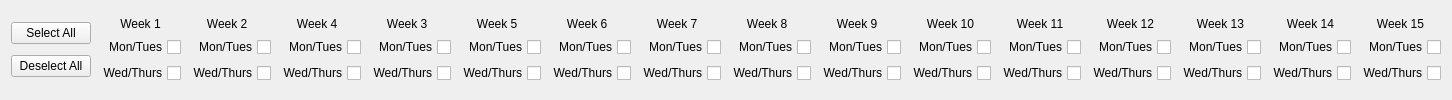
            <widget class="QWidget" name="tab_8">
             <attribute name="title">
              <string>Attendance</string>
             </attribute>
             <layout class="QGridLayout" name="gridLayout">
              <item row="0" column="0">
               <layout class="QVBoxLayout" name="verticalLayout_53">
                <item>
                 <widget class="QPushButton" name="selectAll">
                  <property name="text">
                   <string>Select All</string>
                  </property>
                 </widget>
                </item>
                <item>
                 <widget class="QPushButton" name="dSelect">
                  <property name="text">
                   <string>Deselect All</string>
                  </property>
                 </widget>
                </item>
               </layout>
              </item>
              <item row="0" column="1">
               <layout class="QVBoxLayout" name="verticalLayout_19">
                <item>
                 <widget class="QLabel" name="label_39">
                  <property name="maximumSize">
                   <size>
                    <width>16777215</width>
                    <height>20</height>
                   </size>
                  </property>
                  <property name="text">
                   <string>       Week 1</string>
                  </property>
                 </widget>
                </item>
                <item>
                 <widget class="QCheckBox" name="checkBox">
                  <property name="maximumSize">
                   <size>
                    <width>16777215</width>
                    <height>20</height>
                   </size>
                  </property>
                  <property name="layoutDirection">
                   <enum>Qt::RightToLeft</enum>
                  </property>
                  <property name="text">
                   <string>Mon/Tues</string>
                  </property>
                 </widget>
                </item>
                <item>
                 <widget class="QCheckBox" name="checkBox_16">
                  <property name="maximumSize">
                   <size>
                    <width>16777215</width>
                    <height>20</height>
                   </size>
                  </property>
                  <property name="layoutDirection">
                   <enum>Qt::RightToLeft</enum>
                  </property>
                  <property name="text">
                   <string>Wed/Thurs</string>
                  </property>
                 </widget>
                </item>
               </layout>
              </item>
              <item row="0" column="2">
               <layout class="QVBoxLayout" name="verticalLayout_20">
                <item>
                 <widget class="QLabel" name="label_40">
                  <property name="maximumSize">
                   <size>
                    <width>16777215</width>
                    <height>20</height>
                   </size>
                  </property>
                  <property name="text">
                   <string>      Week 2</string>
                  </property>
                 </widget>
                </item>
                <item>
                 <widget class="QCheckBox" name="checkBox_7">
                  <property name="maximumSize">
                   <size>
                    <width>16777215</width>
                    <height>20</height>
                   </size>
                  </property>
                  <property name="layoutDirection">
                   <enum>Qt::RightToLeft</enum>
                  </property>
                  <property name="text">
                   <string>Mon/Tues</string>
                  </property>
                 </widget>
                </item>
                <item>
                 <widget class="QCheckBox" name="checkBox_17">
                  <property name="maximumSize">
                   <size>
                    <width>16777215</width>
                    <height>20</height>
                   </size>
                  </property>
                  <property name="layoutDirection">
                   <enum>Qt::RightToLeft</enum>
                  </property>
                  <property name="text">
                   <string>Wed/Thurs</string>
                  </property>
                 </widget>
                </item>
               </layout>
              </item>
              <item row="0" column="3">
               <layout class="QVBoxLayout" name="verticalLayout_22">
                <item>
                 <widget class="QLabel" name="label_41">
                  <property name="maximumSize">
                   <size>
                    <width>16777215</width>
                    <height>20</height>
                   </size>
                  </property>
                  <property name="text">
                   <string>      Week 4</string>
                  </property>
                 </widget>
                </item>
                <item>
                 <widget class="QCheckBox" name="checkBox_3">
                  <property name="maximumSize">
                   <size>
                    <width>16777215</width>
                    <height>20</height>
                   </size>
                  </property>
                  <property name="layoutDirection">
                   <enum>Qt::RightToLeft</enum>
                  </property>
                  <property name="text">
                   <string>Mon/Tues</string>
                  </property>
                 </widget>
                </item>
                <item>
                 <widget class="QCheckBox" name="checkBox_19">
                  <property name="maximumSize">
                   <size>
                    <width>16777215</width>
                    <height>20</height>
                   </size>
                  </property>
                  <property name="layoutDirection">
                   <enum>Qt::RightToLeft</enum>
                  </property>
                  <property name="text">
                   <string>Wed/Thurs</string>
                  </property>
                 </widget>
                </item>
               </layout>
              </item>
              <item row="0" column="4">
               <layout class="QVBoxLayout" name="verticalLayout_21">
                <item>
                 <widget class="QLabel" name="label_44">
                  <property name="maximumSize">
                   <size>
                    <width>16777215</width>
                    <height>20</height>
                   </size>
                  </property>
                  <property name="text">
                   <string>      Week 3</string>
                  </property>
                 </widget>
                </item>
                <item>
                 <widget class="QCheckBox" name="checkBox_2">
                  <property name="maximumSize">
                   <size>
                    <width>16777215</width>
                    <height>20</height>
                   </size>
                  </property>
                  <property name="layoutDirection">
                   <enum>Qt::RightToLeft</enum>
                  </property>
                  <property name="text">
                   <string>Mon/Tues</string>
                  </property>
                 </widget>
                </item>
                <item>
                 <widget class="QCheckBox" name="checkBox_18">
                  <property name="maximumSize">
                   <size>
                    <width>16777215</width>
                    <height>20</height>
                   </size>
                  </property>
                  <property name="layoutDirection">
                   <enum>Qt::RightToLeft</enum>
                  </property>
                  <property name="text">
                   <string>Wed/Thurs</string>
                  </property>
                 </widget>
                </item>
               </layout>
              </item>
              <item row="0" column="5">
               <layout class="QVBoxLayout" name="verticalLayout_23">
                <item>
                 <widget class="QLabel" name="label_45">
                  <property name="maximumSize">
                   <size>
                    <width>16777215</width>
                    <height>20</height>
                   </size>
                  </property>
                  <property name="text">
                   <string>      Week 5</string>
                  </property>
                 </widget>
                </item>
                <item>
                 <widget class="QCheckBox" name="checkBox_8">
                  <property name="maximumSize">
                   <size>
                    <width>16777215</width>
                    <height>20</height>
                   </size>
                  </property>
                  <property name="layoutDirection">
                   <enum>Qt::RightToLeft</enum>
                  </property>
                  <property name="text">
                   <string>Mon/Tues</string>
                  </property>
                 </widget>
                </item>
                <item>
                 <widget class="QCheckBox" name="checkBox_20">
                  <property name="maximumSize">
                   <size>
                    <width>16777215</width>
                    <height>20</height>
                   </size>
                  </property>
                  <property name="layoutDirection">
                   <enum>Qt::RightToLeft</enum>
                  </property>
                  <property name="text">
                   <string>Wed/Thurs</string>
                  </property>
                 </widget>
                </item>
               </layout>
              </item>
              <item row="0" column="6">
               <layout class="QVBoxLayout" name="verticalLayout_24">
                <item>
                 <widget class="QLabel" name="label_42">
                  <property name="maximumSize">
                   <size>
                    <width>16777215</width>
                    <height>20</height>
                   </size>
                  </property>
                  <property name="text">
                   <string>      Week 6</string>
                  </property>
                 </widget>
                </item>
                <item>
                 <widget class="QCheckBox" name="checkBox_4">
                  <property name="maximumSize">
                   <size>
                    <width>16777215</width>
                    <height>20</height>
                   </size>
                  </property>
                  <property name="layoutDirection">
                   <enum>Qt::RightToLeft</enum>
                  </property>
                  <property name="text">
                   <string>Mon/Tues</string>
                  </property>
                 </widget>
                </item>
                <item>
                 <widget class="QCheckBox" name="checkBox_21">
                  <property name="maximumSize">
                   <size>
                    <width>16777215</width>
                    <height>20</height>
                   </size>
                  </property>
                  <property name="layoutDirection">
                   <enum>Qt::RightToLeft</enum>
                  </property>
                  <property name="text">
                   <string>Wed/Thurs</string>
                  </property>
                 </widget>
                </item>
               </layout>
              </item>
              <item row="0" column="7">
               <layout class="QVBoxLayout" name="verticalLayout_25">
                <item>
                 <widget class="QLabel" name="label_46">
                  <property name="maximumSize">
                   <size>
                    <width>16777215</width>
                    <height>20</height>
                   </size>
                  </property>
                  <property name="text">
                   <string>      Week 7</string>
                  </property>
                 </widget>
                </item>
                <item>
                 <widget class="QCheckBox" name="checkBox_9">
                  <property name="maximumSize">
                   <size>
                    <width>16777215</width>
                    <height>20</height>
                   </size>
                  </property>
                  <property name="layoutDirection">
                   <enum>Qt::RightToLeft</enum>
                  </property>
                  <property name="text">
                   <string>Mon/Tues</string>
                  </property>
                 </widget>
                </item>
                <item>
                 <widget class="QCheckBox" name="checkBox_22">
                  <property name="maximumSize">
                   <size>
                    <width>16777215</width>
                    <height>20</height>
                   </size>
                  </property>
                  <property name="layoutDirection">
                   <enum>Qt::RightToLeft</enum>
                  </property>
                  <property name="text">
                   <string>Wed/Thurs</string>
                  </property>
                 </widget>
                </item>
               </layout>
              </item>
              <item row="0" column="8">
               <layout class="QVBoxLayout" name="verticalLayout_26">
                <item>
                 <widget class="QLabel" name="label_43">
                  <property name="maximumSize">
                   <size>
                    <width>16777215</width>
                    <height>20</height>
                   </size>
                  </property>
                  <property name="text">
                   <string>      Week 8</string>
                  </property>
                 </widget>
                </item>
                <item>
                 <widget class="QCheckBox" name="checkBox_5">
                  <property name="maximumSize">
                   <size>
                    <width>16777215</width>
                    <height>20</height>
                   </size>
                  </property>
                  <property name="layoutDirection">
                   <enum>Qt::RightToLeft</enum>
                  </property>
                  <property name="text">
                   <string>Mon/Tues</string>
                  </property>
                 </widget>
                </item>
                <item>
                 <widget class="QCheckBox" name="checkBox_23">
                  <property name="maximumSize">
                   <size>
                    <width>16777215</width>
                    <height>20</height>
                   </size>
                  </property>
                  <property name="layoutDirection">
                   <enum>Qt::RightToLeft</enum>
                  </property>
                  <property name="text">
                   <string>Wed/Thurs</string>
                  </property>
                 </widget>
                </item>
               </layout>
              </item>
              <item row="0" column="9">
               <layout class="QVBoxLayout" name="verticalLayout_27">
                <item>
                 <widget class="QLabel" name="label_47">
                  <property name="maximumSize">
                   <size>
                    <width>16777215</width>
                    <height>20</height>
                   </size>
                  </property>
                  <property name="text">
                   <string>      Week 9</string>
                  </property>
                 </widget>
                </item>
                <item>
                 <widget class="QCheckBox" name="checkBox_10">
                  <property name="maximumSize">
                   <size>
                    <width>16777215</width>
                    <height>20</height>
                   </size>
                  </property>
                  <property name="layoutDirection">
                   <enum>Qt::RightToLeft</enum>
                  </property>
                  <property name="text">
                   <string>Mon/Tues</string>
                  </property>
                 </widget>
                </item>
                <item>
                 <widget class="QCheckBox" name="checkBox_24">
                  <property name="maximumSize">
                   <size>
                    <width>16777215</width>
                    <height>20</height>
                   </size>
                  </property>
                  <property name="layoutDirection">
                   <enum>Qt::RightToLeft</enum>
                  </property>
                  <property name="text">
                   <string>Wed/Thurs</string>
                  </property>
                 </widget>
                </item>
               </layout>
              </item>
              <item row="0" column="10">
               <layout class="QVBoxLayout" name="verticalLayout_28">
                <item>
                 <widget class="QLabel" name="label_48">
                  <property name="maximumSize">
                   <size>
                    <width>16777215</width>
                    <height>20</height>
                   </size>
                  </property>
                  <property name="text">
                   <string>      Week 10</string>
                  </property>
                 </widget>
                </item>
                <item>
                 <widget class="QCheckBox" name="checkBox_6">
                  <property name="maximumSize">
                   <size>
                    <width>16777215</width>
                    <height>20</height>
                   </size>
                  </property>
                  <property name="layoutDirection">
                   <enum>Qt::RightToLeft</enum>
                  </property>
                  <property name="text">
                   <string>Mon/Tues</string>
                  </property>
                 </widget>
                </item>
                <item>
                 <widget class="QCheckBox" name="checkBox_25">
                  <property name="maximumSize">
                   <size>
                    <width>16777215</width>
                    <height>20</height>
                   </size>
                  </property>
                  <property name="layoutDirection">
                   <enum>Qt::RightToLeft</enum>
                  </property>
                  <property name="text">
                   <string>Wed/Thurs</string>
                  </property>
                 </widget>
                </item>
               </layout>
              </item>
              <item row="0" column="11">
               <layout class="QVBoxLayout" name="verticalLayout_29">
                <item>
                 <widget class="QLabel" name="label_49">
                  <property name="maximumSize">
                   <size>
                    <width>16777215</width>
                    <height>20</height>
                   </size>
                  </property>
                  <property name="text">
                   <string>      Week 11</string>
                  </property>
                 </widget>
                </item>
                <item>
                 <widget class="QCheckBox" name="checkBox_11">
                  <property name="maximumSize">
                   <size>
                    <width>16777215</width>
                    <height>20</height>
                   </size>
                  </property>
                  <property name="layoutDirection">
                   <enum>Qt::RightToLeft</enum>
                  </property>
                  <property name="text">
                   <string>Mon/Tues</string>
                  </property>
                 </widget>
                </item>
                <item>
                 <widget class="QCheckBox" name="checkBox_26">
                  <property name="maximumSize">
                   <size>
                    <width>16777215</width>
                    <height>20</height>
                   </size>
                  </property>
                  <property name="layoutDirection">
                   <enum>Qt::RightToLeft</enum>
                  </property>
                  <property name="text">
                   <string>Wed/Thurs</string>
                  </property>
                 </widget>
                </item>
               </layout>
              </item>
              <item row="0" column="12">
               <layout class="QVBoxLayout" name="verticalLayout_30">
                <item>
                 <widget class="QLabel" name="label_50">
                  <property name="maximumSize">
                   <size>
                    <width>16777215</width>
                    <height>20</height>
                   </size>
                  </property>
                  <property name="text">
                   <string>      Week 12</string>
                  </property>
                 </widget>
                </item>
                <item>
                 <widget class="QCheckBox" name="checkBox_12">
                  <property name="maximumSize">
                   <size>
                    <width>16777215</width>
                    <height>20</height>
                   </size>
                  </property>
                  <property name="layoutDirection">
                   <enum>Qt::RightToLeft</enum>
                  </property>
                  <property name="text">
                   <string>Mon/Tues</string>
                  </property>
                 </widget>
                </item>
                <item>
                 <widget class="QCheckBox" name="checkBox_27">
                  <property name="maximumSize">
                   <size>
                    <width>16777215</width>
                    <height>20</height>
                   </size>
                  </property>
                  <property name="layoutDirection">
                   <enum>Qt::RightToLeft</enum>
                  </property>
                  <property name="text">
                   <string>Wed/Thurs</string>
                  </property>
                 </widget>
                </item>
               </layout>
              </item>
              <item row="0" column="13">
               <layout class="QVBoxLayout" name="verticalLayout_31">
                <item>
                 <widget class="QLabel" name="label_51">
                  <property name="maximumSize">
                   <size>
                    <width>16777215</width>
                    <height>20</height>
                   </size>
                  </property>
                  <property name="text">
                   <string>      Week 13</string>
                  </property>
                 </widget>
                </item>
                <item>
                 <widget class="QCheckBox" name="checkBox_13">
                  <property name="maximumSize">
                   <size>
                    <width>16777215</width>
                    <height>20</height>
                   </size>
                  </property>
                  <property name="layoutDirection">
                   <enum>Qt::RightToLeft</enum>
                  </property>
                  <property name="text">
                   <string>Mon/Tues</string>
                  </property>
                 </widget>
                </item>
                <item>
                 <widget class="QCheckBox" name="checkBox_28">
                  <property name="maximumSize">
                   <size>
                    <width>16777215</width>
                    <height>20</height>
                   </size>
                  </property>
                  <property name="layoutDirection">
                   <enum>Qt::RightToLeft</enum>
                  </property>
                  <property name="text">
                   <string>Wed/Thurs</string>
                  </property>
                 </widget>
                </item>
               </layout>
              </item>
              <item row="0" column="14">
               <layout class="QVBoxLayout" name="verticalLayout_32">
                <item>
                 <widget class="QLabel" name="label_52">
                  <property name="maximumSize">
                   <size>
                    <width>16777215</width>
                    <height>20</height>
                   </size>
                  </property>
                  <property name="text">
                   <string>      Week 14</string>
                  </property>
                 </widget>
                </item>
                <item>
                 <widget class="QCheckBox" name="checkBox_14">
                  <property name="maximumSize">
                   <size>
                    <width>16777215</width>
                    <height>20</height>
                   </size>
                  </property>
                  <property name="layoutDirection">
                   <enum>Qt::RightToLeft</enum>
                  </property>
                  <property name="text">
                   <string>Mon/Tues</string>
                  </property>
                 </widget>
                </item>
                <item>
                 <widget class="QCheckBox" name="checkBox_29">
                  <property name="maximumSize">
                   <size>
                    <width>16777215</width>
                    <height>20</height>
                   </size>
                  </property>
                  <property name="layoutDirection">
                   <enum>Qt::RightToLeft</enum>
                  </property>
                  <property name="text">
                   <string>Wed/Thurs</string>
                  </property>
                 </widget>
                </item>
               </layout>
              </item>
              <item row="0" column="15">
               <layout class="QVBoxLayout" name="verticalLayout_33">
                <item>
                 <widget class="QLabel" name="label_53">
                  <property name="maximumSize">
                   <size>
                    <width>16777215</width>
                    <height>20</height>
                   </size>
                  </property>
                  <property name="text">
                   <string>      Week 15</string>
                  </property>
                 </widget>
                </item>
                <item>
                 <widget class="QCheckBox" name="checkBox_15">
                  <property name="maximumSize">
                   <size>
                    <width>16777215</width>
                    <height>20</height>
                   </size>
                  </property>
                  <property name="layoutDirection">
                   <enum>Qt::RightToLeft</enum>
                  </property>
                  <property name="text">
                   <string>Mon/Tues</string>
                  </property>
                 </widget>
                </item>
                <item>
                 <widget class="QCheckBox" name="checkBox_30">
                  <property name="maximumSize">
                   <size>
                    <width>16777215</width>
                    <height>20</height>
                   </size>
                  </property>
                  <property name="layoutDirection">
                   <enum>Qt::RightToLeft</enum>
                  </property>
                  <property name="text">
                   <string>Wed/Thurs</string>
                  </property>
                 </widget>
                </item>
               </layout>
              </item>
             </layout>
            </widget>
